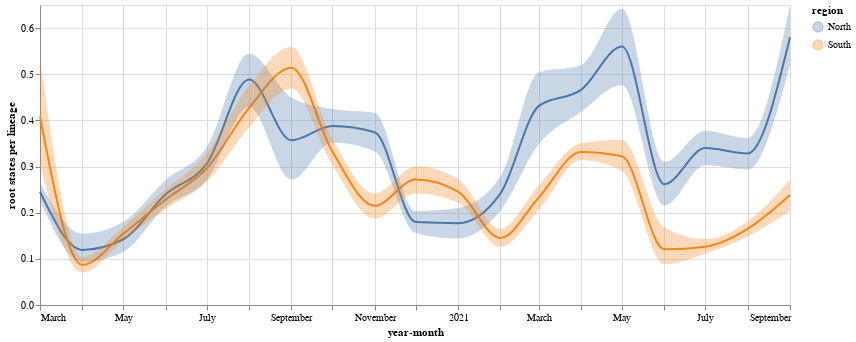

The notebook cell saved with this chart:
### Code cell
root_states

### Figure 1 — Vega-Lite specification as saved in the notebook (floating-point values rounded to 4 significant figures; data arrays with more than 128 entries replaced by an {"elided": "..."} marker saying what was removed)
{"config": {"view": {"continuousWidth": 400, "continuousHeight": 300}}, "layer": [{"mark": {"type": "line", "interpolate": "monotone"}, "encoding": {"color": {"type": "nominal", "field": "region"}, "x": {"type": "temporal", "field": "year-month"}, "y": {"type": "quantitative", "aggregate": "mean", "axis": {"title": "root states per lineage"}, "field": "mig_per_lineage"}}, "width": 750}, {"mark": {"type": "errorband", "extent": "ci", "interpolate": "monotone"}, "encoding": {"color": {"type": "nominal", "field": "region"}, "x": {"type": "temporal", "field": "year-month"}, "y": {"type": "quantitative", "axis": {"title": "root states per lineage"}, "field": "mig_per_lineage"}}}], "data": {"name": "data-0fa841b5189f04767f6640ebaedc5b19"}, "$schema": "https://vega.github.io/schema/vega-lite/v4.8.1.json", "datasets": {"data-0fa841b5189f04767f6640ebaedc5b19": {"elided": "1938 records"}}}
